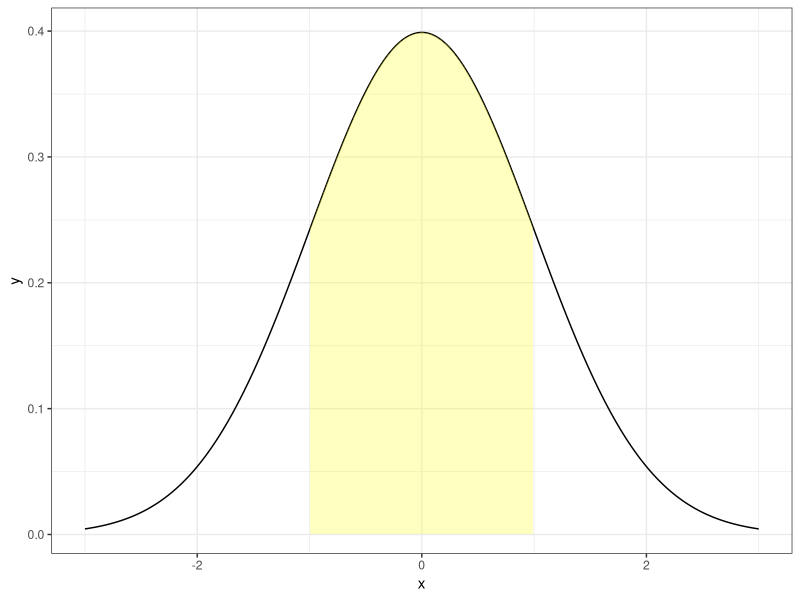
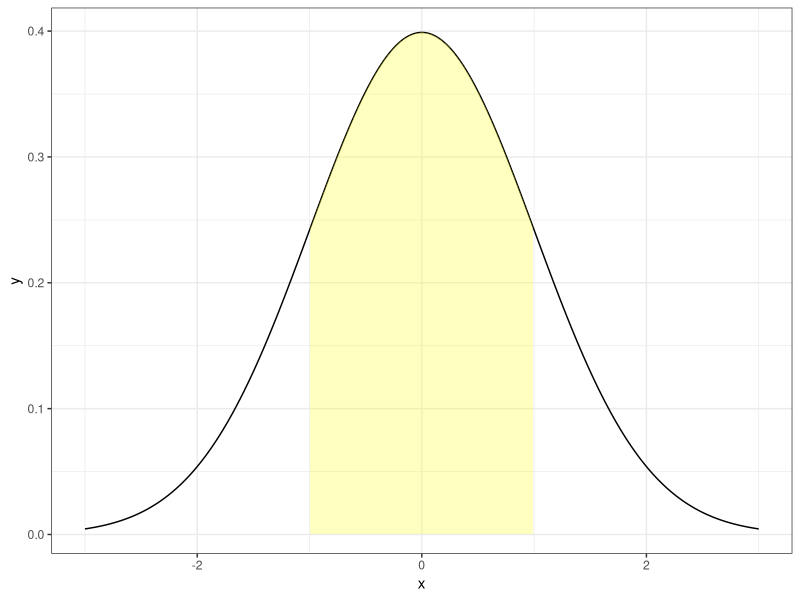
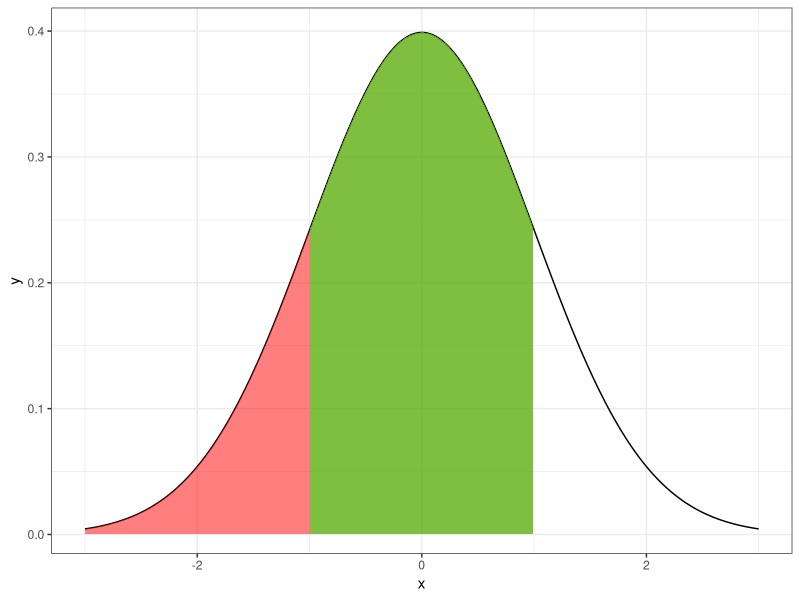
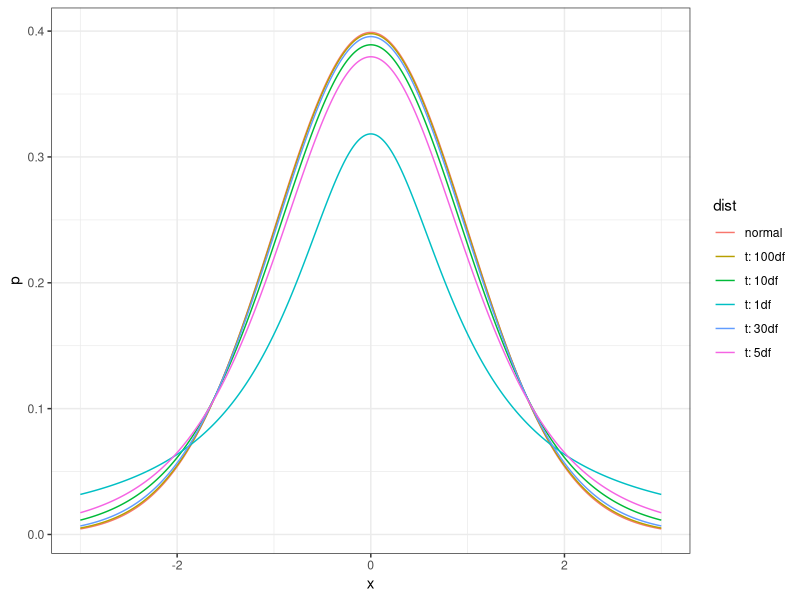
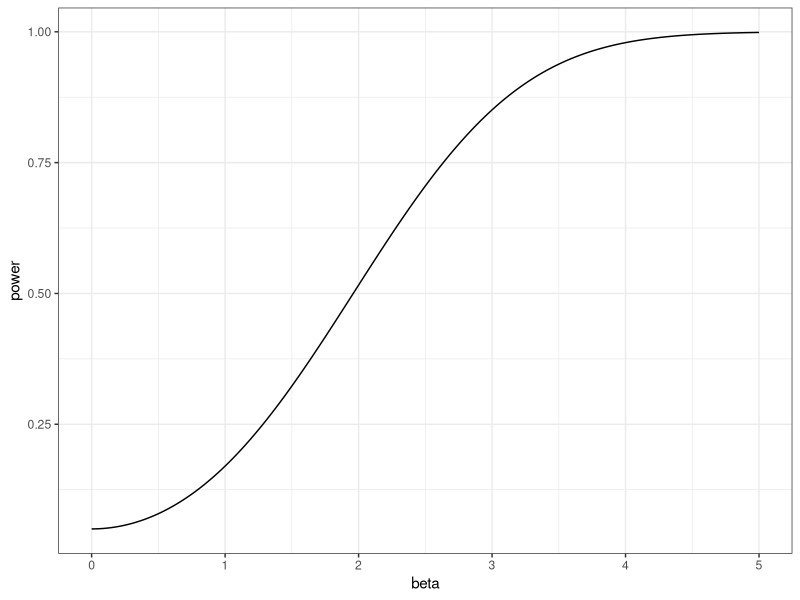
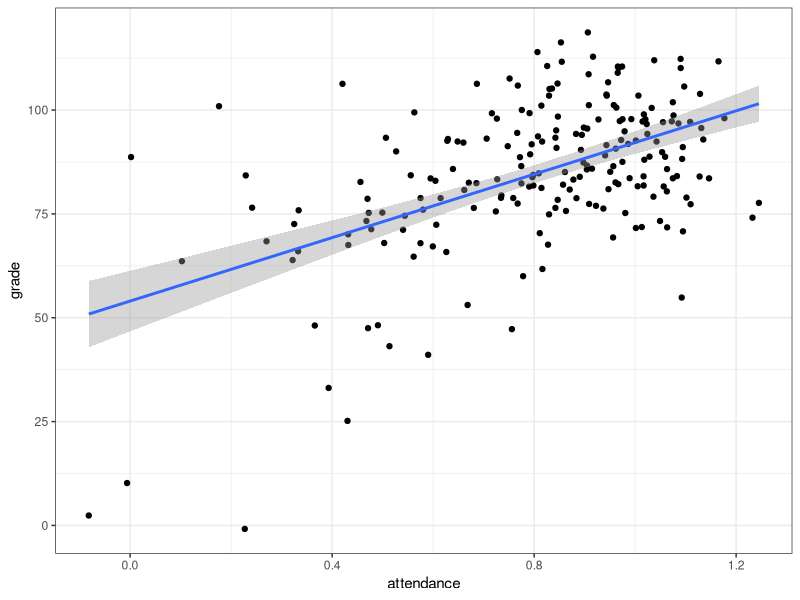

The R source for these figures, in order:
## ---- chunk 1
knitr::opts_chunk$set(echo = FALSE)
knitr::opts_chunk$set(warning = FALSE, message = FALSE) 
## ---- chunk 2
library(data.table)
library(ggplot2)
## ---- chunk 3
x <- seq(from=-3,to=3,length.out=1000)
y <- dnorm(x)
dt <- data.table(x=x,y=y)
ggplot(data=dt,aes(x=x,y=y)) + geom_line() + theme_bw() +
  geom_ribbon(data=dt[abs(x)<1],aes(x=x,ymax=y), ymin=0,fill=rgb(1,1,0,.25))
## ---- chunk 4
x <- seq(from=-3,to=3,length.out=1000)
y <- dnorm(x)
dt <- data.table(x=x,y=y)
ggplot(data=dt,aes(x=x,y=y)) + geom_line() + theme_bw() +
  geom_ribbon(data=dt[abs(x)<1],aes(x=x,ymax=y), ymin=0,fill=rgb(1,1,0,.25))
## ---- chunk 5
ggplot(data=dt,aes(x=x,y=y)) + geom_line() + theme_bw() +
  geom_ribbon(data=dt[(x)<1],aes(x=x,ymax=y), ymin=0,fill=rgb(1,0,0,.5)) +
  geom_ribbon(data=dt[abs(x)<1],aes(x=x,ymax=y), ymin=0,fill=rgb(0,1,0,.5))
## ---- chunk 6
x <- seq(from=-3,to=3,by=.5)
p <- round(pnorm(x),3)
dt <- data.table(x=x,area_to_left=p)
dt
## ---- chunk 7
pnorm(1)-pnorm(-2)
## ---- chunk 8
dt
## ---- chunk 9
dt
pnorm(.5)-pnorm(-1.5)
## ---- chunk 10
x <- seq(from=-3,to=3,length.out=1000)
normal <- dnorm(x)
t100 <- dt(x,100)
t30 <- dt(x,30)
t10 <- dt(x,10)
t5 <- dt(x,5)
t1 <- dt(x,1)

dt <- rbind(
  data.table(x,p=normal,dist='normal'),
  data.table(x,p=t100,dist='t: 100df'),
  data.table(x,p=t30,dist='t: 30df'),
  data.table(x,p=t10,dist='t: 10df'),
  data.table(x,p=t5,dist='t: 5df'),
  data.table(x,p=t1,dist='t: 1df')
  )

ggplot(data=dt,aes(x=x,y=p,group=dist,color=dist)) + geom_line() + theme_bw()
## ---- chunk 11
beta <- seq(from=0,to=5,length.out=1000)
z <- 1.96
l <- -z-beta
r <- z-beta
p <- pnorm(r)-pnorm(l)
dt <- data.table(beta,power=1-p)
ggplot(data=dt,aes(x=beta,y=power)) + geom_line() + theme_bw()
## ---- chunk 12
x <- rnorm(100)
y <- rnorm(100)
summary(lm(y ~ x))
## ---- chunk 13
dt <- fread("../data/attendance.csv")
ggplot(data=dt,aes(x=attendance,y=grade)) + geom_point() + geom_smooth(method="lm") + theme_bw()

summary(lm(data=dt,grade ~ attendance))
